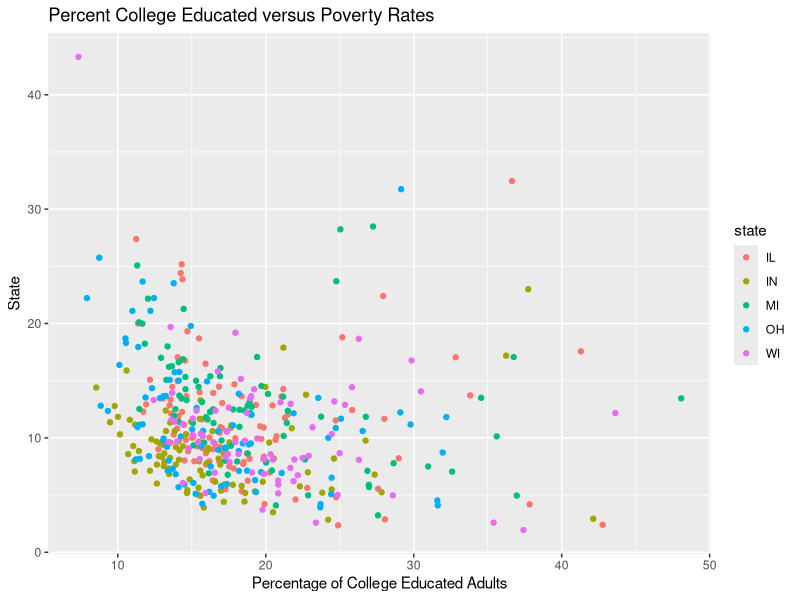

Write the R code that produced this figure.
## ---- chunk 1
# warnings: false
library(ggplot2)
## ---- chunk 2
ggplot(data = midwest) +
  geom_point(
    mapping = aes(
      x = percollege, 
      y = percadultpoverty,
      color = state)
  ) + 
  labs(
    title = "Percent College Educated versus Poverty Rates", #plot title
    x = "Percentage of College Educated Adults", #x-asix label
    y = "State" #y axis label
  )
## ---- chunk 3
num_counties = nrow(midwest)
